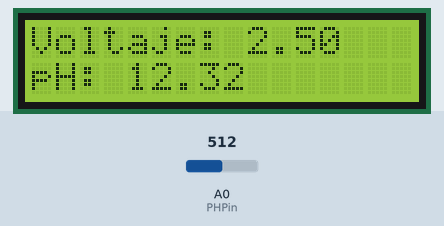
Bench run of a sketch on a simulated Arduino Uno, built with avr-gcc and run on an emulated ATmega328P. Parts: 16×2 character LCD. The test bench sets the inputs (shaded band); at power-on: A0 (PHPin) = 512. What the sketch prints to the serial monitor is not drawn.

Above: at 3.7 s.
3.8 s: A0 (PHPin) set to 716
At 6.6 s:
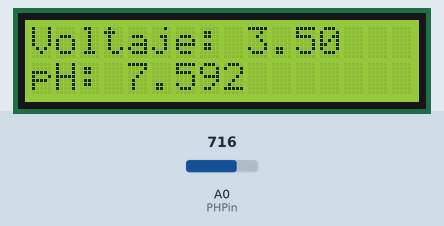
6.8 s: A0 (PHPin) set to 900
At 9.6 s:
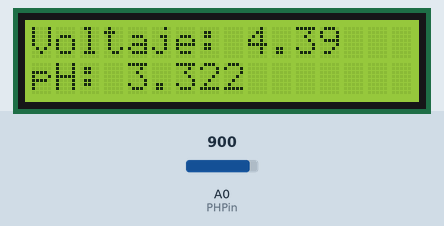
9.8 s: A0 (PHPin) set to 1023
At 13.5 s:
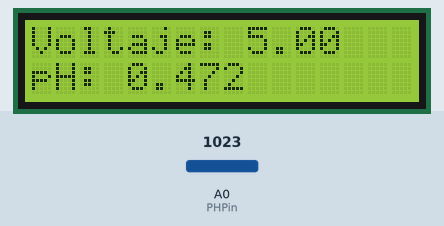
Timing chart, 0 to 15.0 s (numbered marks = the images above; inputs shaded):
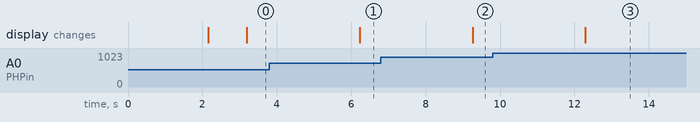

The sketch:

PH.ino
```cpp
#include <Wire.h>
#include <LiquidCrystal_I2C.h>
LiquidCrystal_I2C lcd(0x27,16,2);
const int PHPin = A0;  //Sensor conectado en PIN A0

float b;
float m;
float vsol1; //voltaje de 6.86
float vsol2; //voltaje de4.01

void setup() {
  vsol1= 3.65;
  vsol2= 4.25;
  m= (4.01 - 6.86)/(vsol2 - vsol1);
  b= (m * -vsol1) + 6.86;

  Serial.begin(9600);
  lcd.init(); // Inicializa la pantalla LCD
  lcd.backlight(); // Enciende la retroiluminación de la pantalla LCD
  lcd.begin(16, 2); // Inicializa la pantalla con 16 columnas y 2 filas
  lcd.setCursor(0, 0);
  lcd.print("Galtro de Mexico");
  lcd.setCursor(0, 1); // Establece el cursor en la segunda fila
  lcd.print("Medidor De pH");
  delay(2000); // Espera 2 segundos
  lcd.clear(); // Limpia la pantalla LCD

  Serial.print("Valor de m: ");
  Serial.println(m);
  Serial.print("Valor de b: ");
  Serial.println(b);

}


void loop() {

  PHpromedio();  //función que calcula el ph promedio de 10 muestras
  delay(2000);
}


void PHpromedio() {
  long muestras;       //Variable para las 10 muestras
  float muestrasprom;  //Variable para calcular el promedio de las muestras

  muestras = 0;
  muestrasprom = 0;


  //100 muestras, una cada 100ms
  for (int x = 0; x < 100; x++) {
    muestras += analogRead(PHPin);
    delay(10);
  }

  muestrasprom = muestras / 100.0;

  float phVoltaje = muestrasprom * (5.0 / 1024.0);  //se calcula el voltaje

  float pHValor = phVoltaje * m + b;  //Aplicando la ecuación se calcula el PH

  impresion(pHValor, phVoltaje);
}


void impresion(float ph, float v) {
  //float promph;
  //promph= ph+0.4;
  Serial.print("Ph: ");
  Serial.print(ph);
  Serial.print("  Voltaje: ");
  Serial.println(v);
  lcd.setCursor(0, 0); // Posición del cursor en la segunda línea
  lcd.print("Voltaje: "); // Muestra "pH: " en la pantalla LCD
  lcd.print(v, 2); // Muestra el valor de pH con 2 decimales
  lcd.setCursor(0, 1); // Posición del cursor en la segunda línea
  lcd.print("pH: "); // Muestra "pH: " en la pantalla LCD
  lcd.print(ph, 2); // Muestra el valor de pH con 2 decimales
}
```

Measured:
- after the input at 3.8 s, the display: changes after 2.4 s (image 1)
- after the input at 6.8 s, the display: changes after 2.5 s (image 2)
- after the input at 9.8 s, the display: changes after 2.5 s (image 3)
